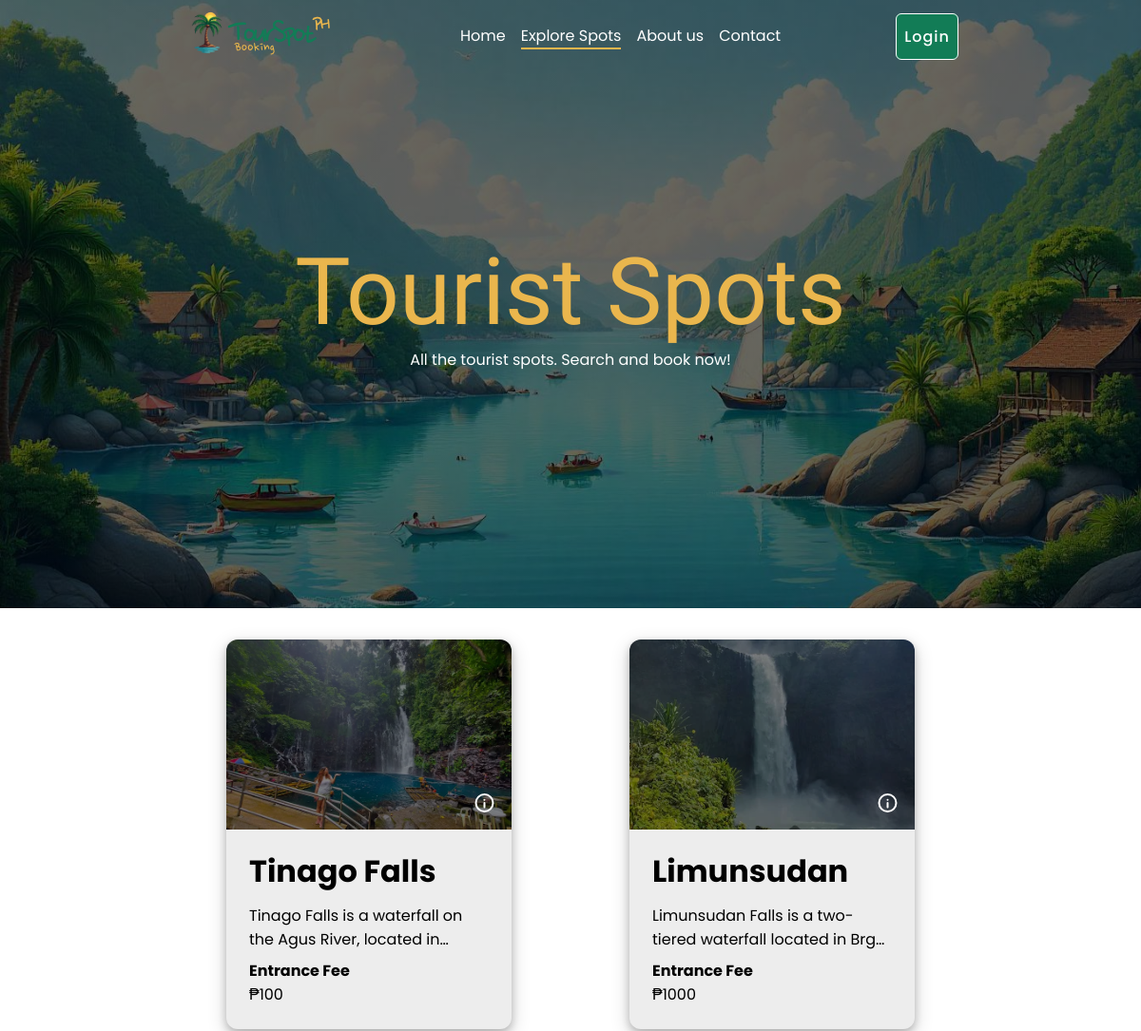
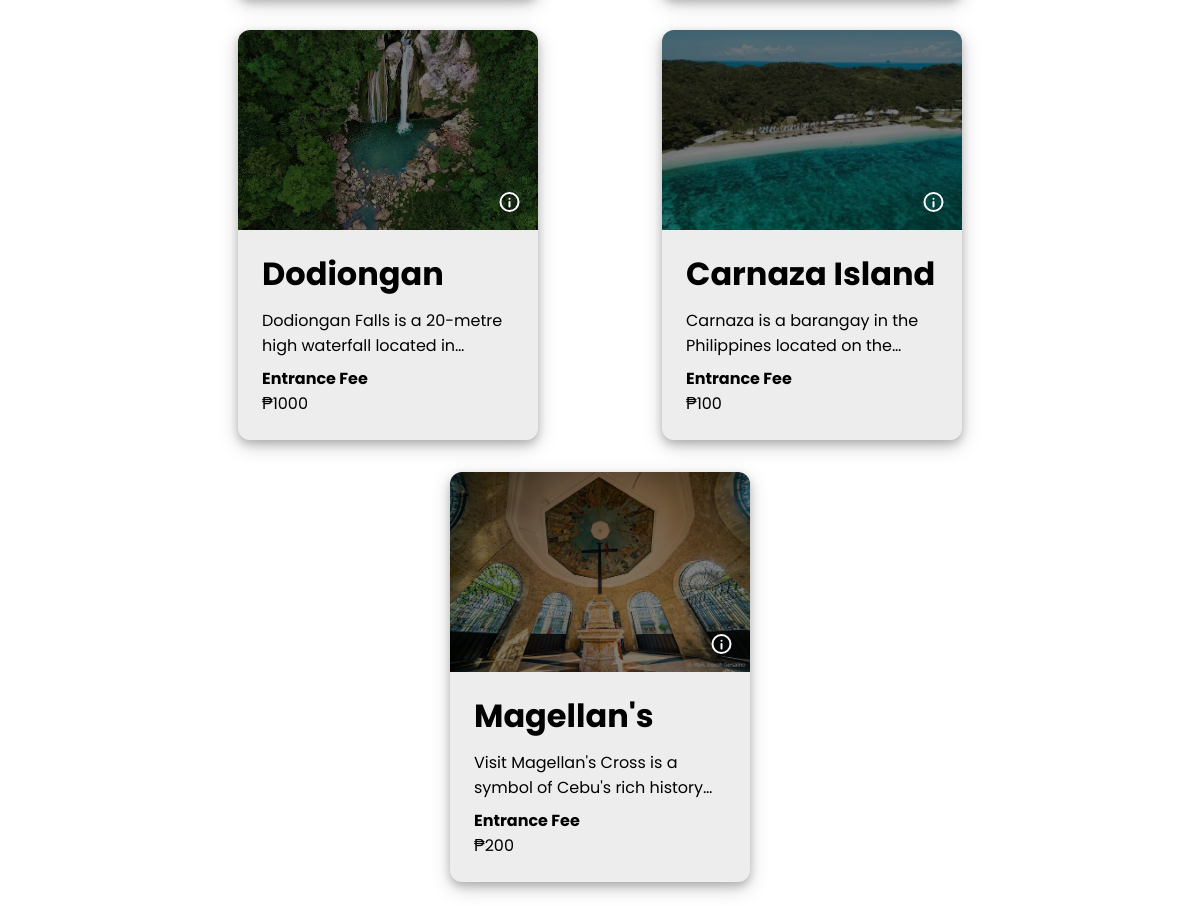
The page /touristspots/ on the database its author committed (2 pictures, top to bottom).
### booking/models.py (models this page shows, shortened)
class TouristSpot(models.Model):
    image = models.ImageField(upload_to='spots', blank=True, null=True, validators=[
            FileExtensionValidator(allowed_extensions=['jpg', 'jpeg', 'webp']),
            validate_image_size
        ])
    spotname = models.CharField(max_length=50, unique=True, blank=False)
    address = models.CharField(max_length=150, blank=False)
    description = models.TextField()
    entrancefee = models.IntegerField()
    openingday = models.CharField(max_length=15, choices=days, default="MON")
    openinghours = models.TimeField(default='00:00:00')
    createdDate = models.DateTimeField(auto_now_add=True)
    category = models.ForeignKey(Category, on_delete=models.CASCADE)
    createdby = models.ForeignKey(CustomUser, on_delete=models.CASCADE)
    is_approved = models.BooleanField(default=False)

### booking/views/touristViews.py (the view)
# urls.py: path('touristspots/', touristViews.touristspots, name='touristspots'),
def touristspots(request):
    list = TouristSpot.objects.filter(is_approved=True)
    context = {
        'list': list,
        'title': "Tourist Spot",
        'action': "Tourist Spot",
        'category': Category.objects.all(),
        'tourguide': TourGuide.objects.all(),
    }
    template = loader.get_template('tourist/touristspots.html')
    return HttpResponse(template.render(context, request))

### booking/templates/tourist/touristspots.html (shortened to what this page needs)
{% extends 'master.html' %}
{% load static %}
{% block content %}
    <div class="hero_section section">
        <div class="hero_content section_content">
            <p class="content_header"><span class="content_highlight nanum"> Tourist Spots </p>
            <p class="content_subtitle"> All the tourist spots. Search and book now! </p>
        </div>
    </div>
    <div class="popular_section subsection">
        <div class="imagecard-groupcontainer">
            {% for y in list %}
            <div class="card">
                <div class="imagecard-imagearea">
                    {% if y.image.url != null %}
                        <img src="{{ y.image.url }}" class="image" alt="image-card">
                    {% else %}
                        <img src="/media/spots/default-image.jpeg" class="image" alt="image-card">
                    {% endif %}
                    <div class="action-buttons">
                        <a class="view view-w" href="{% url 'view_touristspot' y.id %}"><img src="{% static 'icon/action-icons=viewinfo.svg' %}" alt=""></a>
                    </div>
                </div>
                <div class="imagecard-details">
                    <div class="details-header">
                        <h1 class="main-header"> {{ y.spotname }} </h1>
                        <h4 class="sub-header"> {{ y.address }} </h4>
                    </div>
                    <div class="details-content">
                        <p class="description"> {{ y.description }} </p>
                    </div>
                    <div class="details-footer">
                        <div class="price">
                            <h4> Entrance Fee </h4>
                            <p> ₱{{y.entrancefee}}</p>
                        </div>
                    </div>
                </div>
            </div>
            {% endfor %}
        </div>
    </div>
{% endblock %}

### booking/templates/master.html (shortened to what this page needs)
{% load static %}
<!DOCTYPE html>
<html lang="en">
<head>
    <link rel="stylesheet" href="{% static 'main.css' %}">
    <link rel="stylesheet" href="{% static 'main-responsive.css' %}">
    <link rel="stylesheet" href="{% static 'touristspot.css' %}">
</head>
<body>
    <div class="header-container container">
        <div class="header-logo">
            <a href="{% url 'main' %}"><img src="{% static 'images/logo/logo=booking-def.svg' %}" alt="Logo" class="logo"></a>
        </div>
        {% url 'main' as home %}
        {% url 'touristspots' as explore %}
        {% url 'aboutus' as aboutus %}
        {% url 'contact' as contact %}
        <div class="header-navigation">
            <a href="{% url 'main' %}" class="{% if request.path == home %} active {% endif %}"><span> Home </span></a>
            <a href="{% url 'touristspots' %}" class="{% if request.path == explore %} active {% endif %}"><span> Explore Spots </span></a>
            <a href="{% url 'aboutus' %}" class="{% if request.path == aboutus %} active {% endif %}"><span> About us </span></a>
            <a href="{% url 'contact' %}" class="{% if request.path == contact %} active {% endif %}"><span> Contact </span></a>
        </div>
        <div class="header-actions">
            {% if not user.is_authenticated %}
            <a href="{% url 'login' %}" class="button-small button-clrprimary">Login</a>
            {% endif %}
        </div>
    </div>
    {% block content %} {% endblock %}
</body>
</html>

### static/css/main.css (style rules this page uses)
* { margin: 0; padding: 0; box-sizing: border-box; }
body { font-weight: 400; font-style: normal; position: relative; background-color: var(--white); font-family: "Poppins", sans-serif; }
.header-container { z-index: 1; width: 100%; display: flex; position: fixed; flex-direction: row; align-items: center; color: var(--white); background-color: transparent; justify-content: space-between; animation: header-scroll-transition; animation-timeline: scroll(y); }
.header-container .header-navigation { gap: 1em; display: flex; flex-direction: row; }
.header-navigation a { color: var(--white); border-bottom: solid 2px transparent; text-decoration: none; animation: header-a-scroll-transition; animation-timeline: scroll(y); }
.header-navigation .active { border-bottom: solid 2px var(--secondary); }
.section, .container, .subsection { font-size: 16px; padding: 9px 192px; }
.section { width: 100%; height: 100vh; max-height: 100vh; padding-top: 100px; }
.subsection { width: 100%; display: flex; max-height: 100vh; flex-direction: column; }
.hero_section { gap: 64px; height: 80vh; display: flex; padding: 32px 192px; align-items: center; flex-direction: column; background-size: cover; justify-content: center; background-position: center; background: linear-gradient(0deg, rgba(0, 0, 0, 0.60) 0%, rgba(0, 0, 0, 0.60) 100%), url(../../static/images/bg3.jpeg) lightgray 50% / cover no-repeat; }
.hero_section .hero_content { display: flex; text-align: center; flex-direction: column; }
.content_header { font-size: 4em; font-weight: 600; color: var(--white); font-family: Poppins, sans-serif; }
.content_header .content_highlight { color: var(--secondary); }
.hero_section .hero_content .content_subtitle { font-weight: 400; color: var(--white); font-size: var(--normal_16px); font-family: Poppins, sans-serif; }

### static/css/touristspot.css (style rules this page uses)
.imagecard-groupcontainer { padding: 24px 0; position: relative; gap: 32px; display: flex; flex-wrap: wrap; flex-direction: row; align-items: flex-start; justify-content: space-around; }
.imagecard-groupcontainer .card { font-size: 8px; width: 100%; min-width: 250px; max-width: 300px; height: 100%; min-height: 250px; max-height: 600px; gap: 16px; display: flex; overflow: hidden; padding: 0 0 24px 0; border-radius: 12px; flex-direction: column; background-color: var(--lightgray); justify-content: space-between; box-shadow: 0 4px 8px 0 rgba(0, 0, 0, 0.2), 0 6px 20px 0 rgba(0, 0, 0, 0.19); }
.card .imagecard-imagearea { width: 100%; position: relative; }
.imagecard-imagearea .image { object-fit: cover; background-size: cover; background-position: bottom; width: 100%; height: 200px; filter: brightness(50%); }
.imagecard-imagearea .action-buttons { right: 16px; bottom: 16px; gap: 8px; display: flex; position: absolute; flex-direction: row; }
.card .imagecard-details { font-size: 1rem; gap: 8px; display: flex; padding: 0 24px; flex-direction: column; }
.imagecard-details .details-header { height: 50px; display: -webkit-box; -webkit-line-clamp: 2; -webkit-box-orient: vertical; overflow: hidden; text-overflow: ellipsis; white-space: normal; word-break: break-word; overflow-wrap: break-word; }
.imagecard-details .details-content { height: 50px; display: -webkit-box; -webkit-line-clamp: 2; -webkit-box-orient: vertical; overflow: hidden; text-overflow: ellipsis; white-space: normal; word-break: break-word; overflow-wrap: break-word; }
.imagecard-details .details-footer { display: flex; flex-direction: row; }

### rows shown on the page
TouristSpot: image (picture), spotname "Tinago Falls", description "Tinago Falls is a waterfall on the Agus River, located…", entrancefee "100"
TouristSpot: image (picture), description "Limunsudan Falls is a two-tiered waterfall located in…", entrancefee "1000"
TouristSpot: image (picture), description "Dodiongan Falls is a 20-metre high waterfall located…", entrancefee "1000"
TouristSpot: image (picture), spotname "Carnaza Island", description "Carnaza is a barangay in the Philippines located on…", entrancefee "100"
TouristSpot: image (picture), description "Visit Magellan's Cross is a symbol of Cebu's rich…", entrancefee "200"
